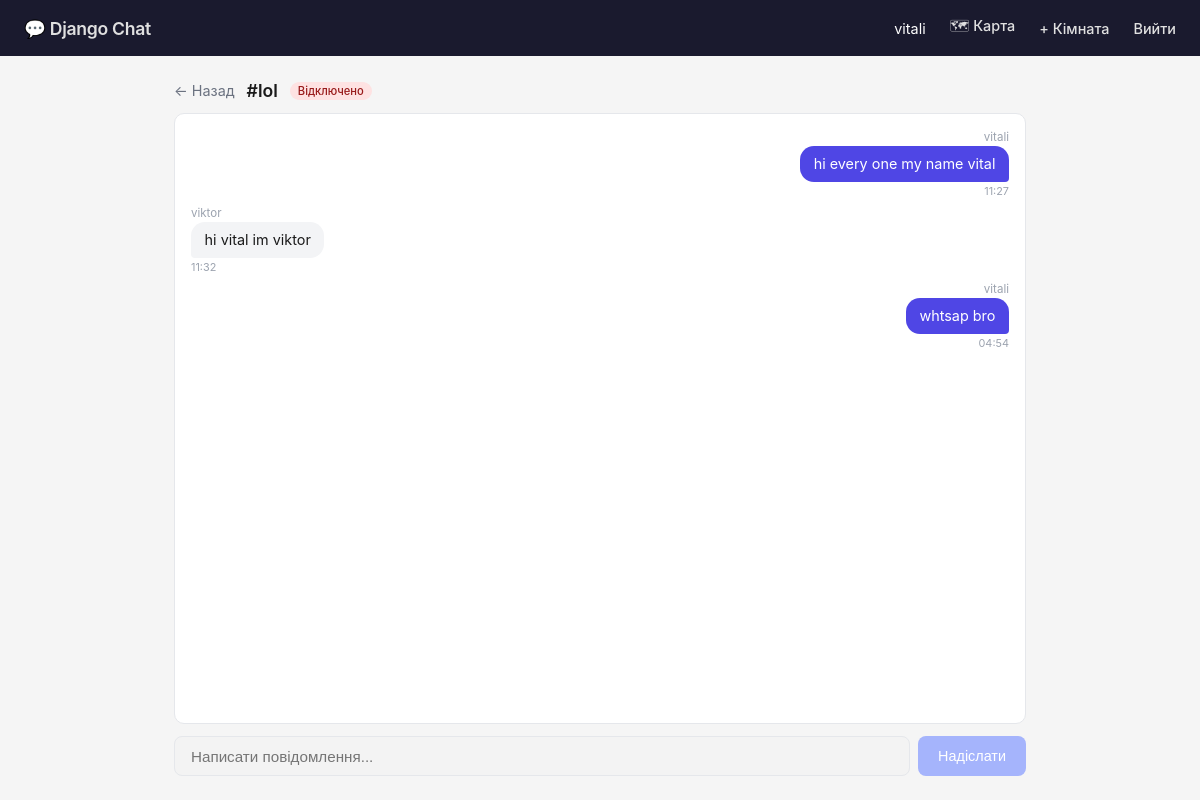
/room/lol/ (signed in), run on the app's committed database.
### chat/models.py (models this page shows, shortened)
class Room(models.Model):
    name = models.CharField(max_length=100, unique=True, verbose_name='Назва')
    slug = models.SlugField(unique=True)
    description = models.TextField(blank=True, verbose_name='Опис')
    created_at = models.DateTimeField(auto_now_add=True)
    created_by = models.ForeignKey(
        User, on_delete=models.SET_NULL, null=True, related_name='created_rooms'
    )
    class Meta:
        verbose_name = 'Кімната'
        verbose_name_plural = 'Кімнати'
        ordering = ['name']
    def get_last_messages(self, count=50):
        return self.messages.select_related('author').order_by('-created_at')[:count][::-1]

class Message(models.Model):
    room = models.ForeignKey(Room, on_delete=models.CASCADE, related_name='messages')
    author = models.ForeignKey(User, on_delete=models.CASCADE, related_name='messages')
    content = models.TextField(verbose_name='Повідомлення')
    created_at = models.DateTimeField(auto_now_add=True)
    is_deleted = models.BooleanField(default=False)
    class Meta:
        verbose_name = 'Повідомлення'
        verbose_name_plural = 'Повідомлення'
        ordering = ['created_at']

### chat/views.py (the view)
# urls.py: path('room/<slug:room_slug>/', views.room, name='room'),
@login_required
def room(request, room_slug):
    room = get_object_or_404(Room, slug=room_slug)
    history = room.get_last_messages(50)
    return render(request, 'chat/room.html', {
        'room': room,
        'history': history,
    })

### chat/templates/chat/room.html (shortened to what this page needs)
{% extends 'base.html' %}
{% block content %}
<div class="chat-layout">
  <div class="chat-header">
    <a href="/" class="back-link">← Назад</a>
    <h2>#{{ room.name }}</h2>
    <span class="connection-badge badge-connecting" id="status-badge">Підключення...</span>
  </div>
  <div class="messages-wrap" id="messages">
    {% for message in history %}
    <div class="msg {% if message.author == request.user %}own{% else %}other{% endif %}">
      <span class="msg-author">{{ message.author.username }}</span>
      <div class="msg-bubble">{{ message.content }}</div>
      <span class="msg-time">{{ message.created_at|date:"H:i" }}</span>
    </div>
    {% empty %}
    <p class="system-msg">Повідомлень поки немає. Напишіть перше!</p>
    {% endfor %}
  </div>
  <div class="input-row">
    <input type="text" id="msg-input" class="msg-input" placeholder="Написати повідомлення..." autocomplete="off" disabled>
    <button id="send-btn" class="send-btn" disabled>Надіслати</button>
  </div>
</div>
{% endblock %}

### templates/base.html (shortened to what this page needs)
<!DOCTYPE html>
<html lang="uk">
<head>
</head>
<body>
<nav>
  <a href="/" class="nav-brand">💬 Django Chat</a>
  <div class="nav-right">
    {% if user.is_authenticated %}
      <span>{{ user.username }}</span>
      <a href="/map/">🗺 Карта</a>
      <a href="/create/">+ Кімната</a>
      <a href="/logout/">Вийти</a>
    {% else %}
      <a href="/login/">Увійти</a>
      <a href="/register/">Реєстрація</a>
    {% endif %}
  </div>
</nav>
<div class="container">
  {% block content %}{% endblock %}
</div>
</body>
</html>

### templates/base.html (style rules this page uses)
*, *::before, *::after { box-sizing: border-box; margin: 0; padding: 0; }
body { font-family: -apple-system, BlinkMacSystemFont, 'Segoe UI', sans-serif; background: #f5f5f5; color: #1a1a1a; min-height: 100vh; }
nav { background: #1a1a2e; color: white; padding: 0 1.5rem; display: flex; align-items: center; justify-content: space-between; height: 56px; }
nav a { color: #e0e0e0; text-decoration: none; font-weight: 500; }
.nav-brand { font-size: 1.1rem; font-weight: 600; letter-spacing: -0.3px; }
.nav-right { display: flex; align-items: center; gap: 1.5rem; font-size: 0.9rem; }
.container { max-width: 900px; margin: 0 auto; padding: 1.5rem; }

### chat/templates/chat/room.html (style rules this page uses)
.chat-layout { display: flex; flex-direction: column; height: calc(100vh - 56px - 3rem); }
.chat-header { display: flex; align-items: center; gap: 0.75rem; margin-bottom: 0.75rem; }
.chat-header h2 { font-size: 1.1rem; font-weight: 600; }
.back-link { color: #6b7280; text-decoration: none; font-size: 0.9rem; }
.connection-badge { font-size: 0.7rem; padding: 2px 8px; border-radius: 999px; font-weight: 500; }
.badge-error { background: #fee2e2; color: #991b1b; }
.messages-wrap { flex: 1; overflow-y: auto; background: white; border: 1px solid #e5e7eb; border-radius: 10px; padding: 1rem; display: flex; flex-direction: column; gap: 0.5rem; }
.msg { display: flex; flex-direction: column; max-width: 70%; }
.msg.own { align-self: flex-end; align-items: flex-end; }
.msg.other { align-self: flex-start; }
.msg-author { font-size: 0.72rem; color: #9ca3af; margin-bottom: 2px; }
.msg-bubble { padding: 0.5rem 0.85rem; border-radius: 14px; font-size: 0.9rem; line-height: 1.4; word-break: break-word; }
.msg.own .msg-bubble { background: #4f46e5; color: white; border-bottom-right-radius: 4px; }
.msg.other .msg-bubble { background: #f3f4f6; color: #1a1a1a; border-bottom-left-radius: 4px; }
.msg-time { font-size: 0.68rem; color: #9ca3af; margin-top: 2px; }
.input-row { display: flex; gap: 0.5rem; margin-top: 0.75rem; }
.msg-input { flex: 1; padding: 0.65rem 1rem; border: 1px solid #e5e7eb; border-radius: 8px; font-size: 0.95rem; outline: none; transition: border-color 0.15s; }
.send-btn { padding: 0.65rem 1.25rem; background: #4f46e5; color: white; border: none; border-radius: 8px; font-size: 0.9rem; font-weight: 500; cursor: pointer; transition: background 0.15s; }
.send-btn:disabled { background: #a5b4fc; cursor: not-allowed; }

### data on the page
Room: name "lol"
Message: author.username "vitali", content "hi every one my name vital", created_at "11:27"
Message: author.username "viktor", content "hi vital im viktor", created_at "11:32"
Message: author.username "vitali", content "whtsap bro", created_at "04:54"

### other printed values
{{ user.username }} "vitali"
